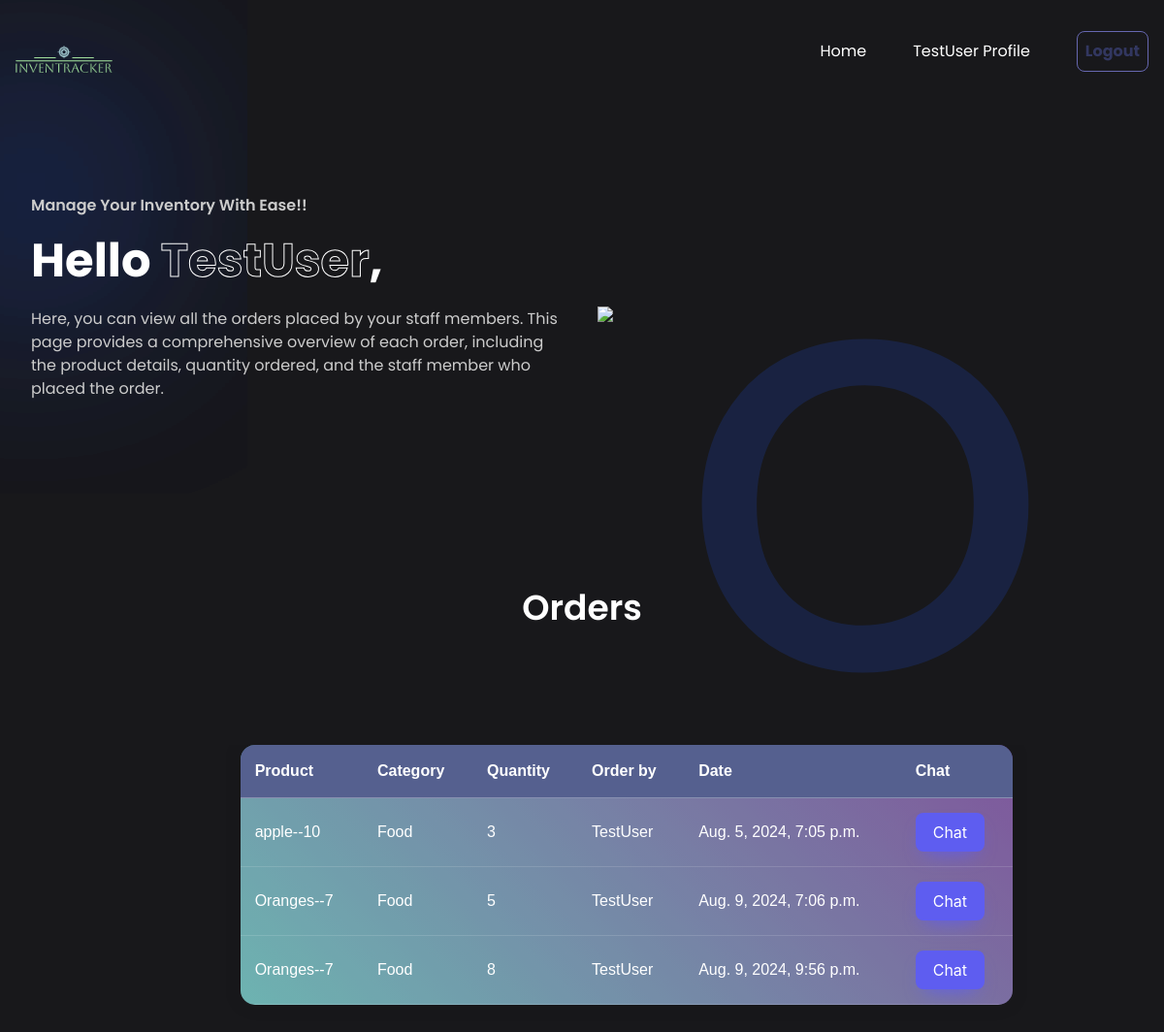
Page /order/ (signed in) on the committed database.
### dashboard/models.py (models this page shows, shortened)
class Order(models.Model):
  product = models.ForeignKey(Product,on_delete=models.CASCADE,null=True)
  staff = models.ForeignKey(User,on_delete=models.CASCADE,null=True)
  order_quantity = models.PositiveIntegerField(null=True)
  date = models.DateTimeField(auto_now_add=True)
  class Meta:
    verbose_name_plural = 'Order'

class Product(models.Model):
  name = models.CharField(max_length=100, null=True)
  category = models.CharField(max_length=20,choices=CATEGORY,null=True)
  quantity = models.PositiveIntegerField(null=True)
  class Meta:
    verbose_name_plural = 'Product'
  def __str__(self):
    return f'{self.name}--{self.quantity}'

### dashboard/views.py (the view)
# urls.py: path('order/',views.order,name='dashboard-order')
@login_required
def order(request):
  workers = User.objects.all()
  workers_count = workers.count()
  orders = Order.objects.all()
  orders_count = orders.count()
  items = Product.objects.all()
  product_count=items.count()
  context={
    'orders':orders,
    'workers_count':workers_count,
    'orders_count':orders_count,
    'product_count':product_count,
  }
  return render(request,'dashboard/order.html',context)

### templates/dashboard/order.html (shortened to what this page needs)
{% load static%}
<!DOCTYPE html>
<html lang="en">
<head>
    <link rel="stylesheet" href="https://cdnjs.cloudflare.com/ajax/libs/remixicon/3.5.0/remixicon.min.css">
    <link rel="stylesheet" href="style.css">
    <link rel="stylesheet" href="https://cdn.jsdelivr.net/npm/bootstrap@4.6.0/dist/css/bootstrap.min.css"
>
<link rel="stylesheet" href="https://use.fontawesome.com/releases/v5.15.2/css/all.css"
>
</head>
<body>
    <nav>
        <div class="nav-logo">
            <a href="{% url 'dashboard-index' %}">
                <img src="{%static 'images/logo3.png' %}">
            </a>
        </div>
        <ul class="nav-links">
            <li class="link"><a href="{% url 'dashboard-index' %}">Home</a></li>
            <li id="link6" class="link"><a href="{% url 'user-profile' %}"> {{user.username}} Profile</a></li>
        <form action="{% url 'user-logout' %}" method="post" style="display:inline;">
            <button class="H-button" type="submit">Logout</button>
        </form>
        </ul>
    </nav>
    <header class="container">
        <div class="content">
            <h4>Manage Your Inventory With Ease!!</h4>
            <H1>Hello <span>{{user.username}}</span>,</H1>
            <p>
                Here, you can view all the orders placed by your staff members. This page provides a comprehensive overview of each order, including the product details, quantity ordered, and the staff member who placed the order.
            </p>
        </div>
        <div class="image">
            <img src="https://www.deskera.com/blog/content/images/size/w1000/2021/06/factors_of_demand_forecasting-01-2.jpg">
        </div>
    </header>
    <section class="container">
        <h2 class="header">Orders</h2>
        <div class="container">
            <div class="row my-4">
                <div class="col-md-2">
                </div>
                <div class="col-md-9 container1">
                    <table >
                        <thead >
                            <tr >
                                <th scope="col">Product</th>
                                <th scope="col">Category</th>
                                <th scope="col">Quantity</th>
                                <th scope="col">Order by</th>
                                <th scope="col">Date</th>
                                <th scope="col">Chat</th>
                            </tr>
                        </thead>
                        <tbody>
                            {% for orders in orders %}
                            <tr >
                                <td>{{ orders.product }}</td>
                                <td>{{ orders.product.category }}</td>
                                <td>{{ orders.order_quantity }}</td>
                                <td>
                                    {{orders.staff.username}}
                                </td>
                                <td>
                                    {{orders.date}}
                                </td>
                                <td>
                                    <form method="post" action="{% url 'create_chat_room' %}">
                                        <button type="submit" class="btn1 ">Chat</button>
                                    </form>
                                  </td>
                            </tr>
                            {% endfor %}
                        </tbody>
                    </table>
                </div>
            </div>
        </div>
    </section>
</body>
</html>

### templates/dashboard/order.html (style rules this page uses)
* { padding: 0; margin: 0; outline: none; border: none; box-sizing: border-box; }
img { width: 100%; display: flex; }
a { text-decoration: none; }
body { font-family: 'Poppins', sans-serif; background-color: #18181B; }
nav { max-width: 1200px; margin: auto; padding: 2rem 1rem; display: flex; align-items: center; justify-content: space-between; gap: 2rem; }
.nav-logo { max-width: 100px; }
.nav-links { list-style: none; display: flex; align-items: center; gap: 3rem; }
.link a { text-decoration:none; position: relative; padding-bottom: 0.75rem; color: #fff; }
.link a::after { content: ""; position: absolute; height: 2px; width: 0; bottom: 0; left: 0; background-color: #1d4ed8; transition: all 0.3s ease; }
.container { max-width: 1200px; margin: auto; padding: 5rem 2rem; }
header { position: relative; padding-top: 2rem; display: grid; grid-template-columns: repeat(2, 1fr); align-items: center; gap: 2rem; }
header .content h4 { margin-bottom: 1rem; color: #ccc; font-size: 1rem; font-weight: 600; }
header .content h1 { color: #fff; margin-bottom: 1rem; font-size: 3rem; font-weight: 700; line-height: 4rem; }
header .content h1 span { -webkit-text-fill-color: transparent; -webkit-text-stroke: 1px #fff; }
header .content p { margin-bottom: 2rem; color: #ccc; }
header .image { position: relative; }
header .image::before { content: "o"; position: absolute; top: 0; left: 50%; transform: translateX(-50%); font-size: 38rem; font-weight: 400; line-height: 20rem; color: #1d4ed8; opacity: 0.2; z-index: -100; }
header .image img { max-width: 600px; margin: auto; }
section .header { margin-bottom: 1rem; color: #fff; text-align: center; font-size: 2.25rem; font-weight: 600; }
.H-button { padding: 8px; width: 100%; border-radius: 8px; display: flex; align-items: center; justify-content: center; gap: 8px; font-size: 1rem; font-weight: 700; color: #323760; border: 1px solid #6667b0; background: transparent; cursor: pointer; transition: all 0.3s ease; }
.container1 { height: 400px; overflow-y: auto; -ms-overflow-style: none; scrollbar-width: none; margin-bottom: 1rem; }
table { width: 100%; border-collapse: collapse; overflow: hidden; box-shadow: 0 0 20px rgba(0,0,0,0.1); background: linear-gradient(45deg, #49a09d, #5f2c82); font-family: sans-serif; font-weight: 100; border-radius: 15px; }
th, td { padding: 15px; background-color: rgba(255,255,255,0.2); color: #fff; border-bottom: 1px solid rgba(255,255,255,0.3); }
th { text-align: left; background-color: #55608f; }
.btn1, .btn2 { background: #5E5DF0; border-radius: 8px; box-shadow: #5E5DF0 0 10px 20px -10px; box-sizing: border-box; color: #FFFFFF; cursor: pointer; font-family: Inter, Helvetica, "Apple Color Emoji", "Segoe UI Emoji", NotoColorEmoji, "Noto Color Emoji", "Segoe UI Symbol", "Android Emoji", EmojiSymbols, -apple-system, system-ui, "Segoe UI", Roboto, "Helvetica Neue", "Noto Sans", sans-serif; font-size: 16px; font-weight: 400; line-height: 24px; opacity: 1; outline: 0 solid transparent; padding: 8px 18px; user-select: none; -webkit-user-select: none; touch-action: manipulation; width: fit-content; word-break: break-word; border: 0; }
.btn1, .btn2 { text-decoration: none; color: #FFFFFF; }

### rows in the picture
Order: product "apple--10", product.category "Food", order_quantity "3", staff.username "TestUser", date "Aug. 5, 2024, 7:05 p.m."
Order: product "Oranges--7", product.category "Food", order_quantity "5", staff.username "TestUser", date "Aug. 9, 2024, 7:06 p.m."
Order: product "Oranges--7", product.category "Food", order_quantity "8", staff.username "TestUser", date "Aug. 9, 2024, 9:56 p.m."

### other values in the picture
{{ user.username }} "TestUser"
